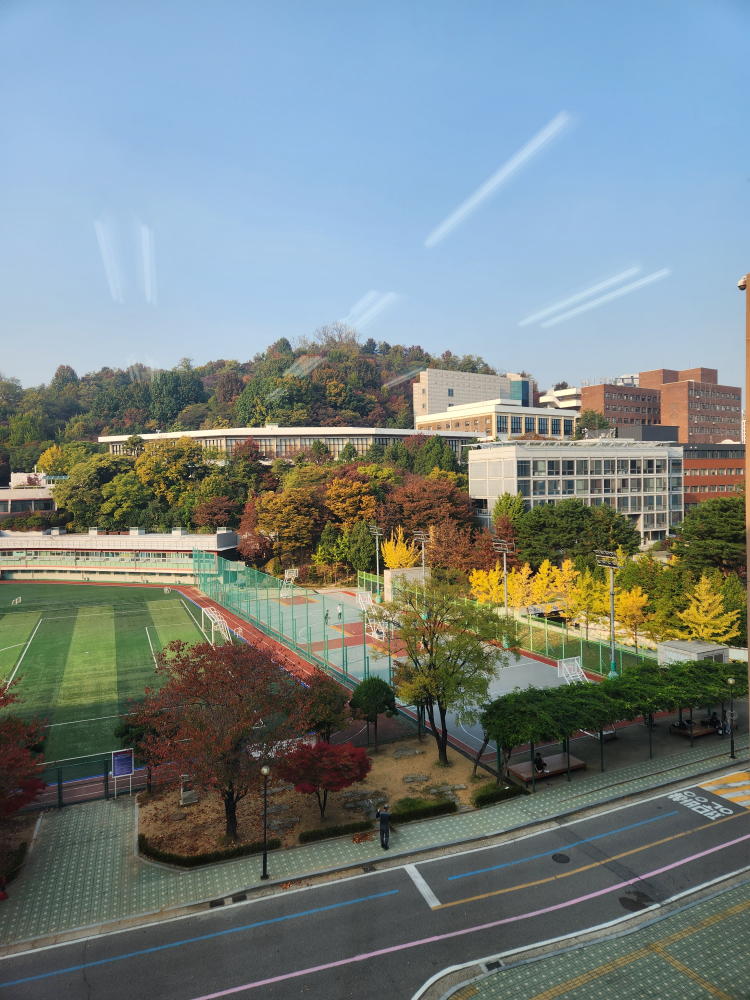
#> input picture homography/school_1.jpg, 3000 x 4000 px, found by its file name (shown at 1/4 size)
$ python main.py
#> lines starting #> are read from the running program, lines starting #| are printed output that depends on the picture
import os
import cv2
import numpy as np
import matplotlib.pyplot as plt

# Image preprocessing
root = os.getcwd()
img_path = os.path.join(root, 'data/')
img_1 = cv2.imread(img_path + 'school_1.jpg')
#> img_1 is the input picture: shape (4000, 3000, 3); mean B, G, R 132, 132, 120.2
img_2 = cv2.imread(img_path + 'school_2.jpg')
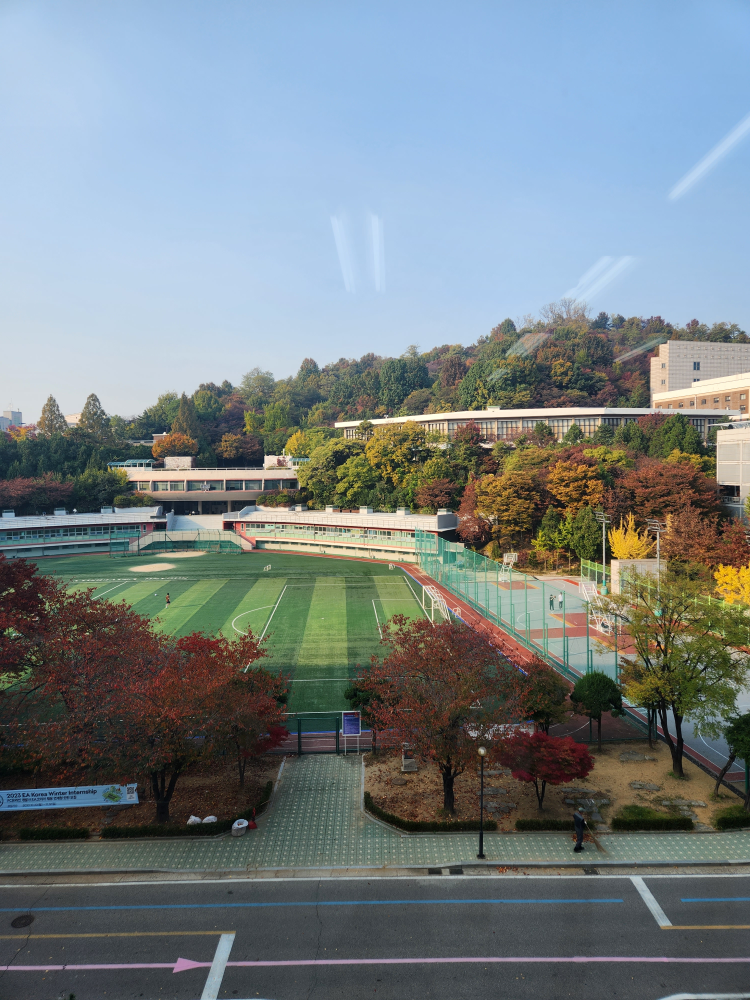
#> input picture homography/school_2.jpg, 3000 x 4000 px, found by its file name (shown at 1/4 size)
#> img_2 is the input picture: shape (4000, 3000, 3); mean B, G, R 133.4, 129.8, 119.5

img_1_gray = cv2.cvtColor(img_1, cv2.COLOR_BGR2GRAY)
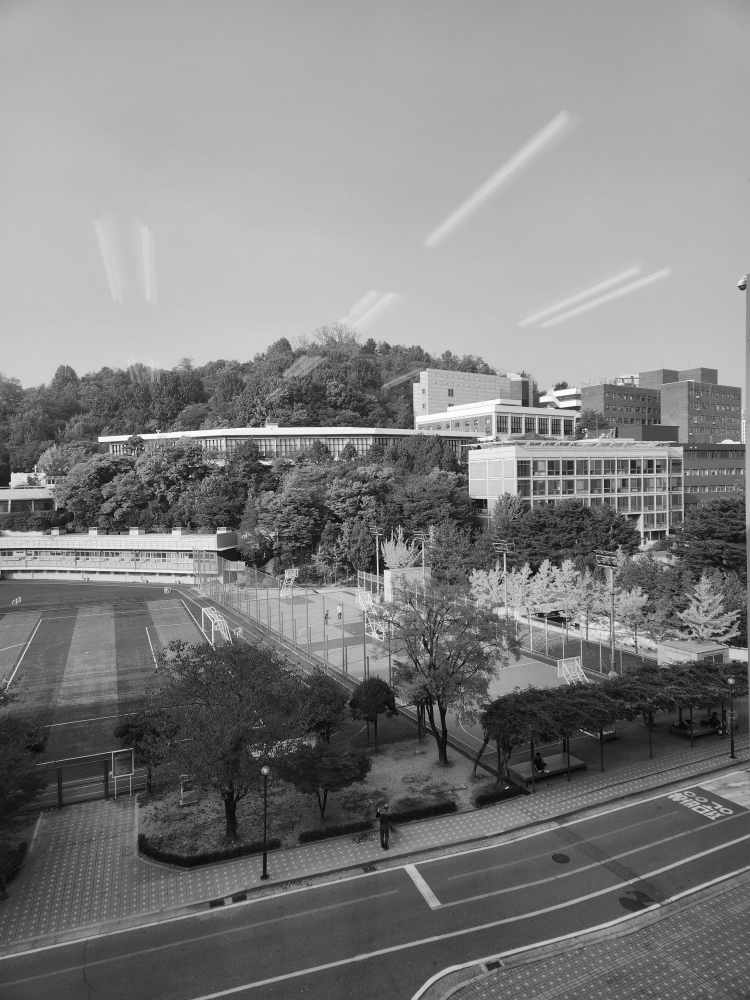
#> img_1_gray: shape (4000, 3000) (shown at 1/4 size); min 0, max 255, mean 128.4
img_2_gray = cv2.cvtColor(img_2, cv2.COLOR_BGR2GRAY)
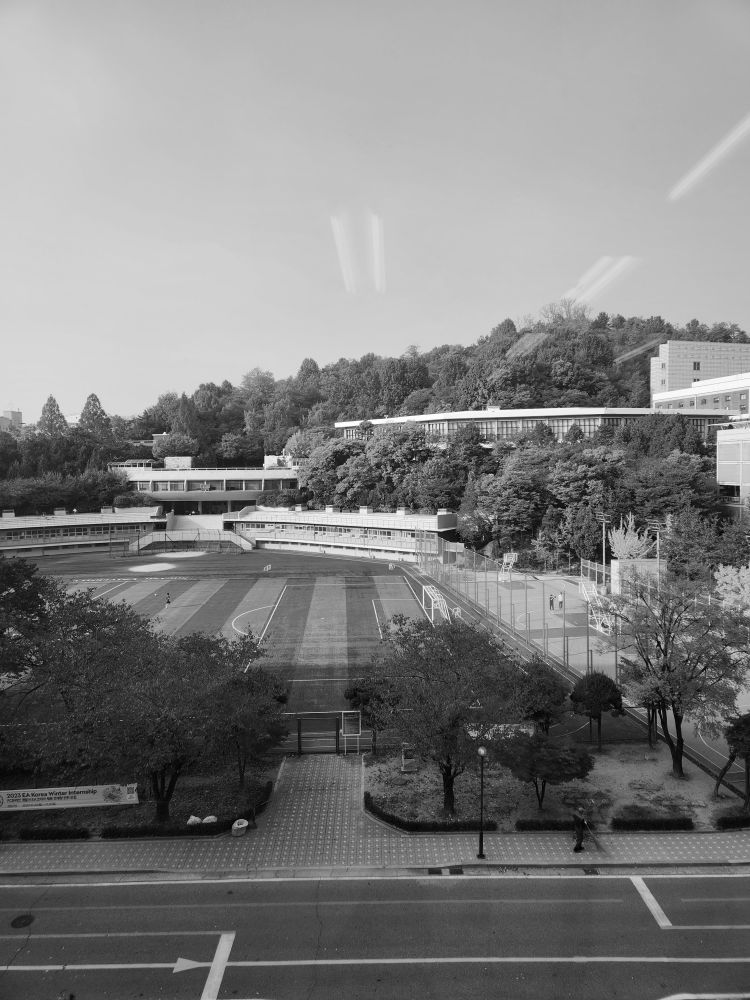
#> img_2_gray: shape (4000, 3000) (shown at 1/4 size); min 0, max 255, mean 127.1

# Finding keypoints and descriptors

'''
orb = cv2.ORB_create()
keypoints_1, descriptor_1 = orb.detectAndCompute(img_1_gray, None)
keypoints_2, descriptor_2 = orb.detectAndCompute(img_2_gray, None)
'''

sift = cv2.SIFT_create()
#> (the run stopped early here; a loop or call above may not have finished)
